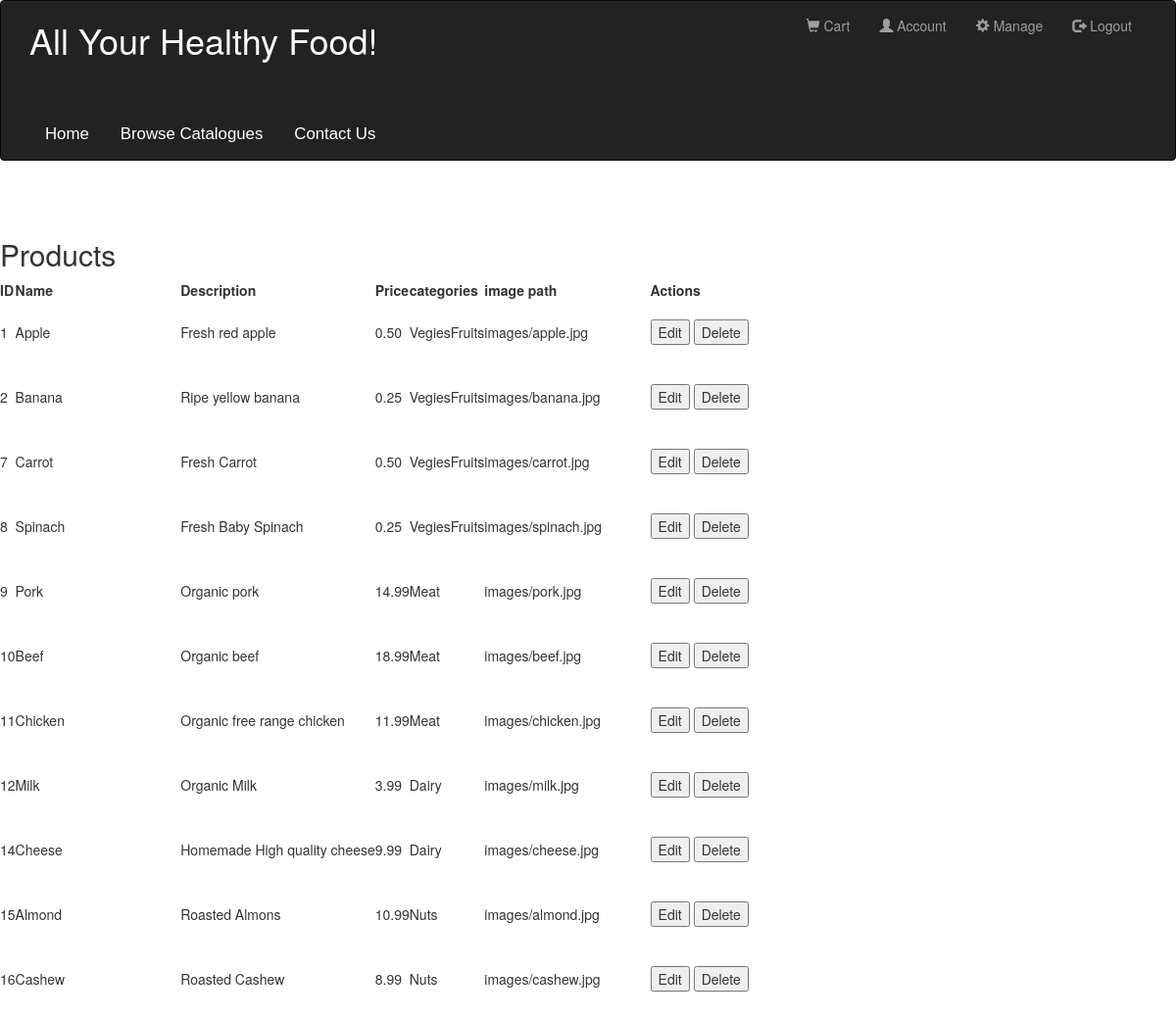
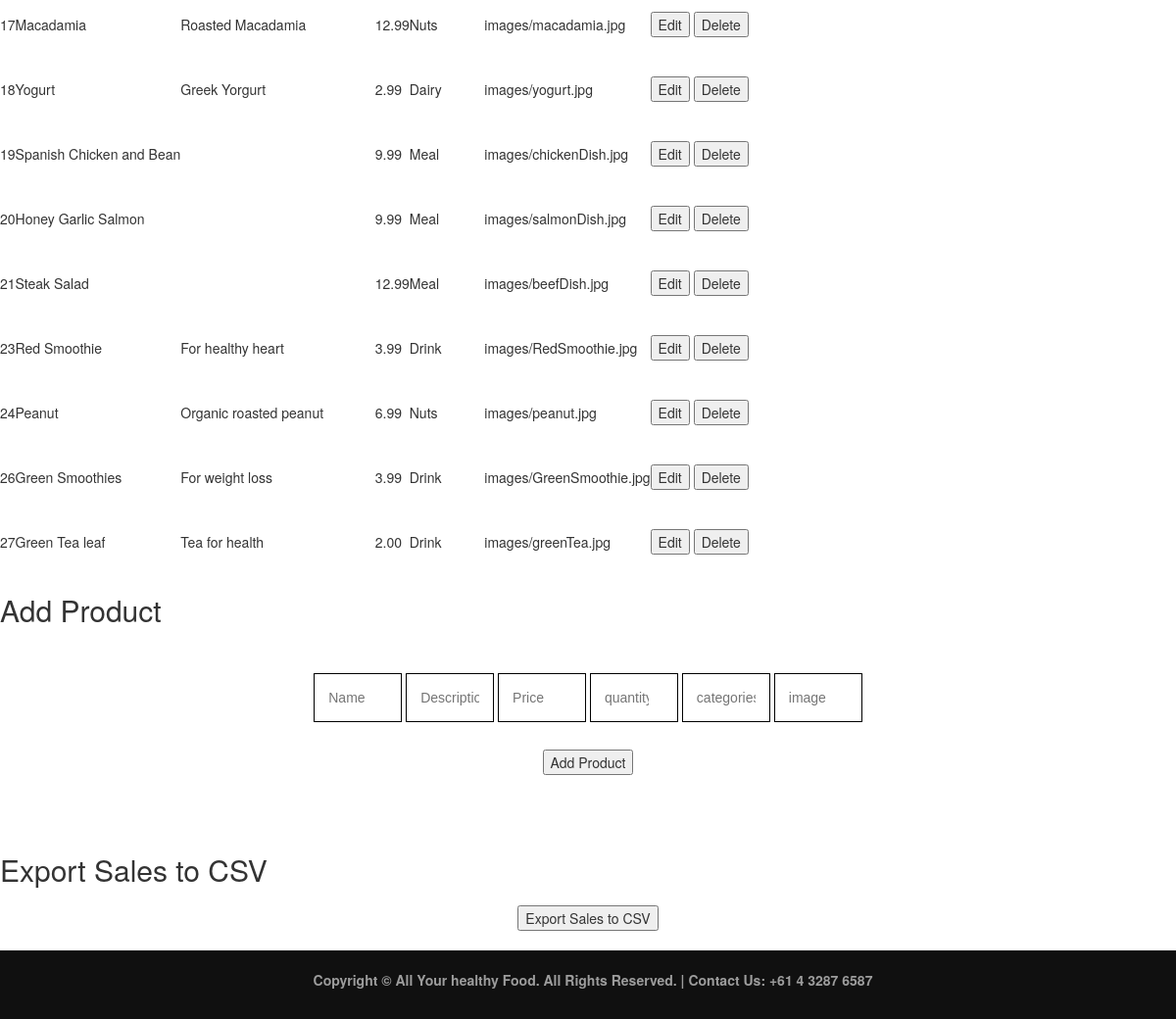
/AHFY_not_deployed/managerPortal.php (signed in), run on the app's committed database (2 pictures, top to bottom).
### tables this page shows
CREATE TABLE `products` (
  `productId` int NOT NULL AUTO_INCREMENT,
  `name` varchar(255) NOT NULL,
  `description` text,
  `price` decimal(10,2) NOT NULL,
  `image` varchar(255) DEFAULT NULL,
  `categories` varchar(255) DEFAULT NULL,
  `quantity` varchar(255) DEFAULT NULL,
  PRIMARY KEY (`productId`)
);

### AHFY_not_deployed/managerPortal.php (the view, shortened to what this page needs)
<?php
require 'dbConnect.php';
$result = $conn->query("SELECT * FROM products");
?>
<!DOCTYPE html>
<html>
<head>
    <?php require 'head.php' ?>
</head>
<body>
    <header>
        <?php require 'navigation.php' ?>
        <h1>Manager Portal</h1>
    </header>
<h2>Products</h2>
<table>
    <tr>
        <th>ID</th>
        <th>Name</th>
        <th>Description</th>
        <th>Price</th>
        <th>categories</th>
        <th>image path</th>
        <th>Actions</th>
    </tr>
    <?php while ($row = $result->fetch_assoc()): ?>
        <tr>
            <td><?php echo $row['productId']; ?></td>
            <td><?php echo $row['name']; ?></td>
            <td><?php echo $row['description']; ?></td>
            <td><?php echo $row['price']; ?></td>
            <td><?php echo $row['categories']; ?></td>
            <td><?php echo $row['image']; ?></td>
            <td>
                <form method="POST">
                    <button type="submit" name="editProduct">Edit</button>
                    <button type="submit" name="deleteProduct">Delete</button>
                </form>
            </td>
        </tr>
    <?php endwhile; ?>
    </table>
<h2>Add Product</h2>
<form method="POST">
    <input type="text" name="name" placeholder="Name" style="display: inline-block; width: 15%;">
    <input type="text" name="description" placeholder="Description" style="display: inline-block; width: 15%;">
    <input type="number" name="price" placeholder="Price" step="0.01"style="display: inline-block; width: 15%;">
    <input type="number" name="quantity" placeholder="quantity"style="display: inline-block; width: 15%;">
    <input type="text" name="categories" placeholder="categories"style="display: inline-block; width: 15%;">
    <input type="text" name="image" placeholder="image"style="display: inline-block; width: 15%;">
    <button type="submit" name="addProduct">Add Product</button>
</form>
<br><br><h2>Export Sales to CSV</h2>
<form method="POST">
    <button type="submit" name="exportSalesToCSV">Export Sales to CSV</button>
</form>
<footer>
    <?php require 'footer.php' ?>
    </footer>
</body>
</html>

### AHFY_not_deployed/styles/styles.css (style rules this page uses)
h1 { color: white; }
footer { background-color:#101010; color:#9d9d9d; font-size:14px; font-weight:bold; padding:10px; bottom:0; }
form { max-width: 600px; text-align: center; margin: 20px auto; }
input, textarea { padding: 1em; display: block; width: 100%; margin-top: 2em; margin-bottom: 2em; font-family: 'Merriweather', sans-serif; resize: none; border: 1px solid black; }

### data on the page
products: productId "1", name "Apple", description "Fresh red apple", price "0.50", categories "VegiesFruits", image "images/apple.jpg"
products: productId "2", name "Banana", description "Ripe yellow banana", price "0.25", categories "VegiesFruits", image "images/banana.jpg"
products: productId "7", name "Carrot", description "Fresh Carrot", price "0.50", categories "VegiesFruits", image "images/carrot.jpg"
products: productId "8", name "Spinach", description "Fresh Baby Spinach", price "0.25", categories "VegiesFruits", image "images/spinach.jpg"
products: productId "9", name "Pork", description "Organic pork", price "14.99", categories "Meat", image "images/pork.jpg"
products: productId "10", name "Beef", description "Organic beef", price "18.99", categories "Meat", image "images/beef.jpg"
products: productId "11", name "Chicken", description "Organic free range chicken", price "11.99", categories "Meat", image "images/chicken.jpg"
products: productId "12", name "Milk", description "Organic Milk", price "3.99", categories "Dairy", image "images/milk.jpg"
products: productId "14", name "Cheese", description "Homemade High quality cheese", price "9.99", categories "Dairy", image "images/cheese.jpg"
products: productId "15", name "Almond", description "Roasted Almons", price "10.99", categories "Nuts", image "images/almond.jpg"
products: productId "16", name "Cashew", description "Roasted Cashew", price "8.99", categories "Nuts", image "images/cashew.jpg"
products: productId "17", name "Macadamia", description "Roasted Macadamia", price "12.99", categories "Nuts", image "images/macadamia.jpg"
products: productId "18", name "Yogurt", description "Greek Yorgurt", price "2.99", categories "Dairy", image "images/yogurt.jpg"
products: productId "19", name "Spanish Chicken and Bean", price "9.99", categories "Meal", image "images/chickenDish.jpg"
products: productId "20", name "Honey Garlic Salmon", price "9.99", categories "Meal", image "images/salmonDish.jpg"
products: productId "21", name "Steak Salad", price "12.99", categories "Meal", image "images/beefDish.jpg"
products: productId "23", name "Red Smoothie", description "For healthy heart", price "3.99", categories "Drink", image "images/RedSmoothie.jpg"
products: productId "24", name "Peanut", description "Organic roasted peanut", price "6.99", categories "Nuts", image "images/peanut.jpg"
products: productId "26", name "Green Smoothies", description "For weight loss", price "3.99", categories "Drink", image "images/GreenSmoothie.jpg"
products: productId "27", name "Green Tea leaf", description "Tea for health", price "2.00", categories "Drink", image "images/greenTea.jpg"
